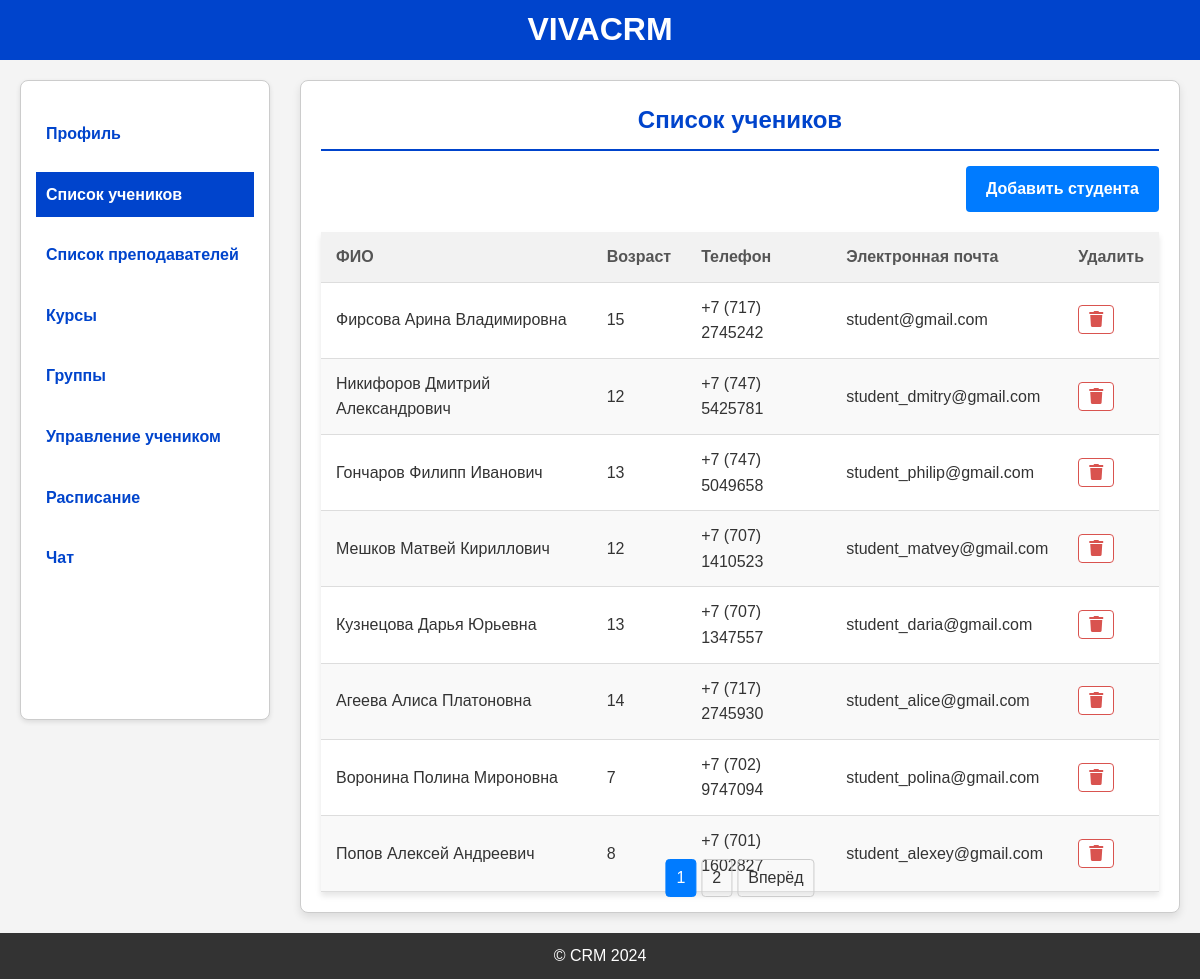
The app's page /students (signed in) with its own data.
### models.py (models this page shows, shortened)
class Student(db.Model):
    id = db.Column(db.Integer, primary_key=True)
    student_id = db.Column(db.Integer, db.ForeignKey('users.id'))
    surname = db.Column(db.String(50), nullable=False)
    first_name = db.Column(db.String(50), nullable=False)
    patronymic = db.Column(db.String(50), nullable=True)
    birth_date = db.Column(db.Date, nullable=False)
    phone = db.Column(db.String(20), nullable=False)
    address = db.Column(db.String(255), nullable=False)
    client_name = db.Column(db.String(255), nullable=True)
    client_relation = db.Column(db.String(100), nullable=True)
    client_phone = db.Column(db.String(20), nullable=True)
    user = db.relationship('Users', backref='student', uselist=False)

class Users(db.Model, UserMixin):
    id = db.Column(db.Integer, primary_key=True)
    email = db.Column(db.String(120), nullable=False, unique=True)
    role = db.Column(db.String(20), nullable=False)
    password_hash = db.Column(db.String(128), nullable=False)
    registration_date = db.Column(db.DateTime, default=datetime.now)
    photo = db.Column(db.String(120), nullable=True)

### app.py (the view)
@app.route('/students', methods=['GET'])
@login_required
@role_required('Администратор')
def students_list():
    administrator = Administrator.query.filter_by(admin_id=current_user.id).first()
    students = Student.query.all()
    page = request.args.get('page', 1, type=int)
    per_page = 8  # Количество учеников на одной странице
    pagination = Student.query.paginate(page=page, per_page=per_page)
    students = pagination.items  # Ученики текущей страницы
    student_ages = {student.id: calculate_age(student.birth_date) for student in students}
    return render_template('students_list.html', students=students, administrator=administrator, student_ages=student_ages, pagination=pagination)

### app.py (called while the page is built)
@login_manager.user_loader
def load_user(user_id):
    return Users.query.get(int(user_id))

def calculate_age(birth_date):
    today = datetime.today()
    return today.year - birth_date.year - ((today.month, today.day) < (birth_date.month, birth_date.day))

def role_required(role):
    def decorator(f):
        @wraps(f)
        def wrapped(*args, **kwargs):
            if not current_user.is_authenticated or current_user.role != role:
                flash('Недостаточно прав доступа')
                return redirect(url_for('login'))
            return f(*args, **kwargs)
        return wrapped
    return decorator

### templates/students_list.html (shortened to what this page needs)
{% extends "base_administrator.html" %}
{% block content %}
  <div class="student-list-container">
    <h2>Список учеников</h2>
    <div class="add-student-btn-container">
        <a href="{{ url_for('register_student') }}" class="add-student-link">Добавить студента</a>
    </div>
    <table class="table">
      <thead>
        <tr>
          <th>ФИО</th>
          <th>Возраст</th>
          <th>Телефон</th>
          <th>Электронная почта</th>
          <th>Удалить</th>
        </tr>
      </thead>
      <tbody>
        {% for student in students %}
          <tr>
            <td>{{ student.surname }} {{ student.first_name }} {{ student.patronymic }}</td>
            <td>{{ student_ages[student.id] }}</td>
            <td>{{ student.phone }}</td>
            <td>{{ student.user.email }}</td>
            <td class="table-cell">
                <a href="{{ url_for('delete_student', id=student.id) }}" class="btn-danger"><i class="fa fa-trash"></i></a>
              </td>
          </tr>
        {% endfor %}
      </tbody>
    </table>
<div class="pagination">
  {% for page_num in pagination.iter_pages(left_edge=2, right_edge=2, left_current=2, right_current=2) %}
      {% if page_num %}
          {% if page_num == pagination.page %}
              <span class="current">{{ page_num }}</span>
          {% else %}
              <a href="{{ url_for('students_list', page=page_num) }}">{{ page_num }}</a>
          {% endif %}
      {% else %}
          <span class="ellipsis">…</span>
      {% endif %}
  {% endfor %}
  {% if pagination.has_next %}
      <a href="{{ url_for('students_list', page=pagination.next_num) }}">Вперёд</a>
  {% endif %}
</div>
  </div>
{% endblock %}

### static/styles/base_administrator.css (style rules this page uses)
* { margin: 0; padding: 0; box-sizing: border-box; }
html, body { height: 100%; display: flex; flex-direction: column; }
body { font-family: Arial, sans-serif; line-height: 1.6; background-color: #f4f4f4; color: #333; }
.btn-edit, .btn-danger { padding: 5px 10px; text-decoration: none; border-radius: 4px; transition: all 0.3s ease; font-weight: bold; }
.btn-danger { color: #d9534f; border: 1px solid #d9534f; background-color: white; }

### static/styles/course.css (style rules this page uses)
table { width: 100%; border-collapse: collapse; margin-top: 20px; background-color: #fff; box-shadow: 0px 4px 6px rgba(0, 0, 0, 0.1); }
th, td { padding: 12px 15px; text-align: left; border-bottom: 1px solid #ddd; }
th { background-color: #f2f2f2; color: #555; }
tr:nth-child(even) { background-color: #f9f9f9; }
.pagination { position: absolute; bottom: 15px; left: 50%; transform: translateX(-50%); display: flex; justify-content: center; gap: 5px; }
.pagination a, .pagination span { padding: 5px 10px; border: 1px solid #ccc; text-decoration: none; color: #333; border-radius: 4px; }
.pagination .current { background-color: #007bff; color: white; border-color: #007bff; }

### static/styles/group.css (style rules this page uses)
table { width: 100%; border-collapse: collapse; margin-top: 20px; background-color: #fff; box-shadow: 0px 4px 6px rgba(0, 0, 0, 0.1); }
th, td { padding: 12px 15px; text-align: left; border-bottom: 1px solid #ddd; }
th { background-color: #f2f2f2; color: #555; }
tr:nth-child(even) { background-color: #f9f9f9; }
.pagination { position: absolute; bottom: 15px; left: 50%; transform: translateX(-50%); display: flex; justify-content: center; gap: 5px; }
.pagination a, .pagination span { padding: 5px 10px; border: 1px solid #ccc; text-decoration: none; color: #333; border-radius: 4px; }
.pagination .current { background-color: #007bff; color: white; border-color: #007bff; }

### static/styles/student_list.css (style rules this page uses)
.student-list-container { position: relative; padding-bottom: 50px; width: 100%; margin: 0px auto; background: #ffffff; border: 1px solid #ccc; border-radius: 8px; box-shadow: 0 4px 8px rgba(0, 0, 0, 0.1); padding: 20px; min-height: calc(100vh - 160px); }
.student-list-container h2 { color: #0044cc; text-align: center; border-bottom: 2px solid #0044cc; padding-bottom: 10px; font-weight: bold; }
.add-student-btn-container { display: flex; justify-content: flex-end; margin-top: 15px; }
.add-student-btn-container a { padding: 10px 20px; background-color: #007bff; color: white; border-radius: 4px; text-decoration: none; font-size: 16px; transition: background-color 0.3s ease; }
.add-student-link { display: block; text-align: right; text-decoration: none; color: #007bff; font-weight: bold; }
table { width: 100%; border-collapse: collapse; margin-top: 20px; background-color: #fff; box-shadow: 0px 4px 6px rgba(0, 0, 0, 0.1); }
th, td { padding: 12px 15px; text-align: left; border-bottom: 1px solid #ddd; }
th { background-color: #f2f2f2; color: #555; }
tr:nth-child(even) { background-color: #f9f9f9; }
.pagination { position: absolute; bottom: 15px; left: 50%; transform: translateX(-50%); display: flex; justify-content: center; gap: 5px; }
.pagination a, .pagination span { padding: 5px 10px; border: 1px solid #ccc; text-decoration: none; color: #333; border-radius: 4px; }
.pagination .current { background-color: #007bff; color: white; border-color: #007bff; }

### static/styles/teachers_list.css (style rules this page uses)
table { width: 100%; border-collapse: collapse; margin-top: 20px; background-color: #fff; box-shadow: 0px 4px 6px rgba(0, 0, 0, 0.1); }
th, td { padding: 12px 15px; text-align: left; border-bottom: 1px solid #ddd; }
th { background-color: #f2f2f2; color: #555; }
tr:nth-child(even) { background-color: #f9f9f9; }
.pagination { position: absolute; bottom: 15px; left: 50%; transform: translateX(-50%); display: flex; justify-content: center; gap: 5px; }
.pagination a, .pagination span { padding: 5px 10px; border: 1px solid #ccc; text-decoration: none; color: #333; border-radius: 4px; }
.pagination .current { background-color: #007bff; color: white; border-color: #007bff; }

### records on screen
Student: surname "Фирсова", first_name "Арина", patronymic "Владимировна", student_ages "15", phone "+7 (717) 2745242", user.email "student@gmail.com"
Student: surname "Никифоров", first_name "Дмитрий", patronymic "Александрович", student_ages "12", phone "+7 (747) 5425781", user.email "student_dmitry@gmail.com"
Student: surname "Гончаров", first_name "Филипп", patronymic "Иванович", student_ages "13", phone "+7 (747) 5049658", user.email "student_philip@gmail.com"
Student: surname "Мешков", first_name "Матвей", patronymic "Кириллович", student_ages "12", phone "+7 (707) 1410523", user.email "student_matvey@gmail.com"
Student: surname "Кузнецова", first_name "Дарья", patronymic "Юрьевна", student_ages "13", phone "+7 (707) 1347557", user.email "student_daria@gmail.com"
Student: surname "Агеева", first_name "Алиса", patronymic "Платоновна", student_ages "14", phone "+7 (717) 2745930", user.email "student_alice@gmail.com"
Student: surname "Воронина", first_name "Полина", patronymic "Мироновна", id "7", phone "+7 (702) 9747094", user.email "student_polina@gmail.com"
Student: surname "Попов", first_name "Алексей", patronymic "Андреевич", id "8", phone "+7 (701) 1602827", user.email "student_alexey@gmail.com"

### other values on screen
{{ page_num }} "1"
{{ page_num }} "2"
